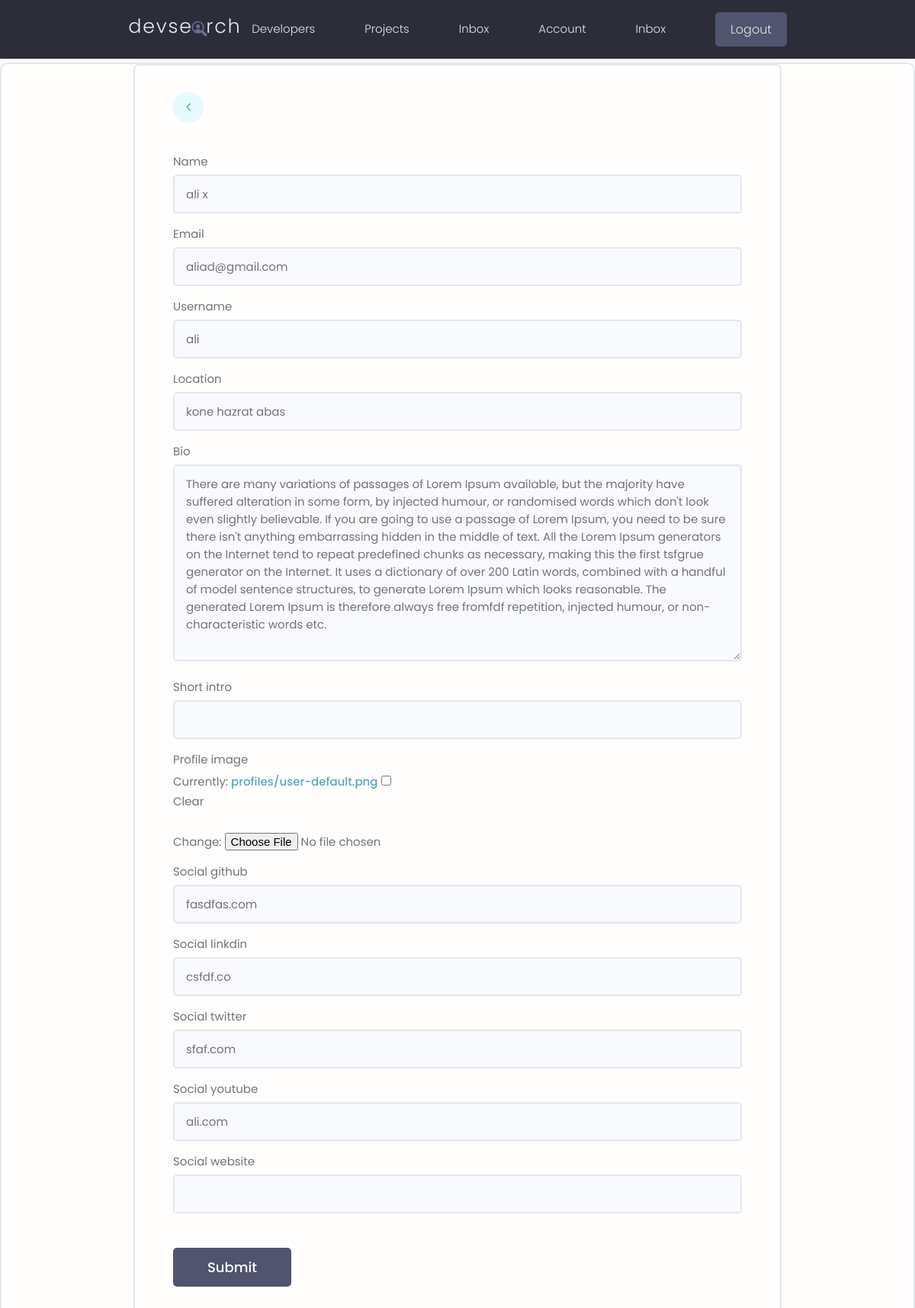
/editaccount/ (signed in), run on an earlier commit of the app's database.
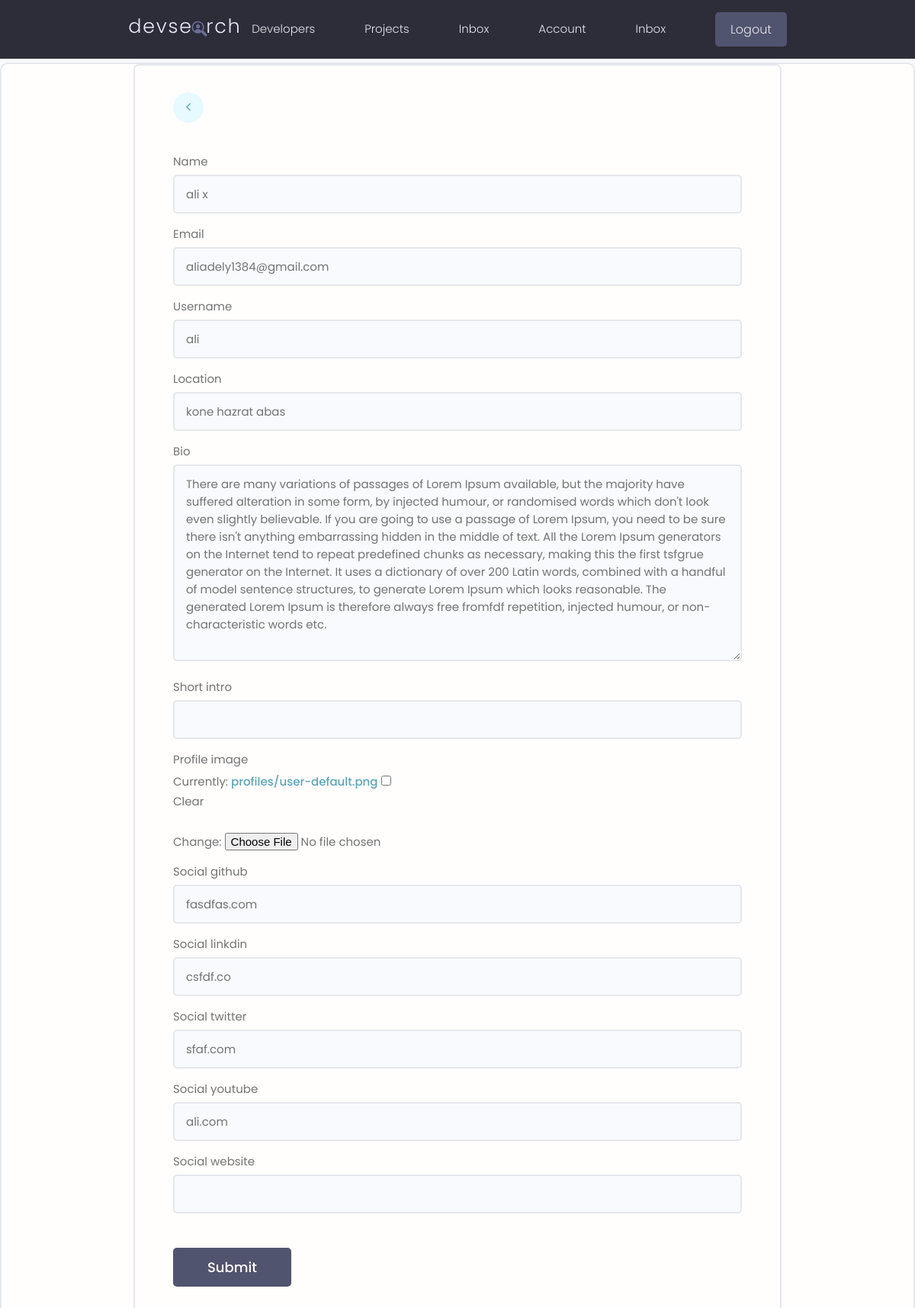
And on a later commit of the database.
### users/models.py (models this page shows, shortened)
class Profile(models.Model):
      user = models.OneToOneField(User, on_delete=models.CASCADE,
            null=True, blank=True)
      name = models.CharField(max_length=200, blank=True, null=True)
      email = models.EmailField(max_length=500, blank=True,null=True)
      username =models.CharField(max_length=200, blank=True, null=True)
      location = models.CharField(max_length=200, blank=True, null=True)
      short_intro = models.CharField(max_length=200, blank=True, null=True)
      bio = models.TextField(blank=True, null=True)
      profile_image = models.ImageField(blank=True,null=True,
            default='user-default.png', upload_to='profiles/')
      social_github  = models.CharField(max_length=200, blank=True, null=True)
      social_twitter = models.CharField(max_length=200, blank=True, null=True)
      social_linkdin = models.CharField(max_length=200, blank=True, null=True)
      social_youtube = models.CharField(max_length=200, blank=True, null=True)
      social_website = models.CharField(max_length=200, blank=True, null=True)
      created = models.DateTimeField(auto_now_add=True)
      id = models.UUIDField(default=uuid.uuid4 ,
                  unique=True , primary_key=True , editable=False )

### users/views.py (the view)
# urls.py: path('editaccount/',views.editAccount, name='editaccount'),
@login_required(login_url ='login')
def editAccount(request):
      profile = request.user.profile
      form = ProfileForm(instance=profile)
      if request.method == 'POST':
            form = ProfileForm(request.POST,request.FILES,instance=profile)
            if form.is_valid():
                  form.save()
                  return redirect('account')
      context = {'form':form}
      return render(request,'users/profile_form.html', context )

### users/forms.py
class ProfileForm(ModelForm):
      class Meta:
            model = Profile
            fields = ['name','email',
                        'username','location','bio','short_intro','profile_image',
                        'social_github','social_linkdin','social_twitter',
                        'social_youtube',
                        'social_website',
                    ]
      def __init__(self,*args, **kwargs):
            super(ProfileForm, self).__init__(*args,**kwargs)
            for name , field in self.fields.items():
                  field.widget.attrs.update(
                        {
                              'class':"input input--text" ,
                               'id':"formInput#text" ,
                        }
                  )

### users/templates/users/profile_form.html (shortened to what this page needs)
{% extends "base.html" %}
{% load static %}
{% block content %}
<main class="formPage my-xl card">
    <div class="content-box">
        <div class="formWrapper">
            <a class="backButton" href="{% url 'account'  %}"><i class="fa fa-angle-left"></i></a>
            <br>
            <form class="form" method="POST" action="{% url 'editaccount' %}" enctype="multipart/form-data">
                {% for field in form %}
                <div class="form__field">
                    <label for="formInput#text">{{field.label}} </label>
                    {{field}}
                </div>
                {% endfor %}
                <input class="btn btn--sub btn--lg  my-md" type="submit" value="Submit" />
            </form>
        </div>
    </div>
</main>
{% endblock content %}

What changed in the data, as far as the page shows it:
changed Profile "ali x": email "aliad@gmail.com" → "aliadely1384@gmail.com"
